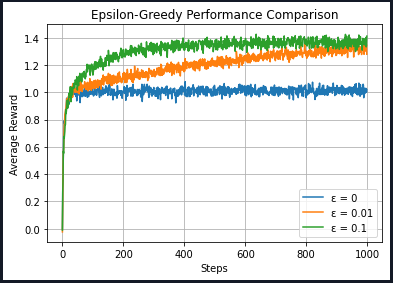

Generate this figure with Python:
# -*- coding: utf-8 -*-
"""
Created on Tue Apr 29 17:19:11 2025

@author: yao79
"""

import numpy as np
import matplotlib.pyplot as plt

class EpsilonGreedyBandit:
    def __init__(self, k=10, epsilon=0.1, steps=1000, runs=2000):
        self.k = k
        self.epsilon = epsilon
        self.steps = steps
        self.runs = runs

    def run(self):
        average_rewards = np.zeros(self.steps)
        for run in range(self.runs):
            q_true = np.random.normal(0, 1, self.k)   # 真實期望值
            q_est = np.zeros(self.k)                  # 預估值
            N = np.zeros(self.k)                      # 每臂選擇次數
            rewards = []

            for t in range(self.steps):
                if np.random.rand() < self.epsilon:
                    action = np.random.choice(self.k)
                else:
                    action = np.argmax(q_est)

                reward = np.random.normal(q_true[action], 1)
                N[action] += 1
                q_est[action] += (reward - q_est[action]) / N[action]
                rewards.append(reward)

            average_rewards += (np.array(rewards) - average_rewards) / (run + 1)
        return average_rewards

# 多個 epsilon 比較
epsilons = [0, 0.01, 0.1]
steps = 1000
results = []

for eps in epsilons:
    bandit = EpsilonGreedyBandit(epsilon=eps, steps=steps)
    rewards = bandit.run()
    results.append(rewards)

# 畫圖
for i, eps in enumerate(epsilons):
    plt.plot(results[i], label=f"ε = {eps}")
plt.xlabel("Steps")
plt.ylabel("Average Reward")
plt.title("Epsilon-Greedy Performance Comparison")
plt.legend()
plt.grid()
plt.show()
